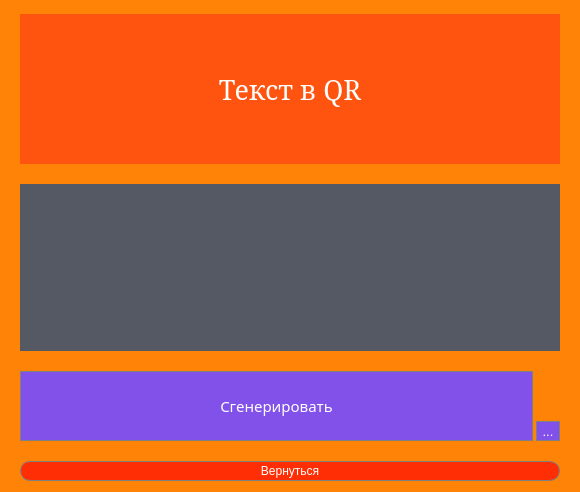
<?xml version="1.0" encoding="UTF-8"?>
<ui version="4.0">
 <class>Form</class>
 <widget class="QWidget" name="Form">
  <property name="geometry">
   <rect>
    <x>0</x>
    <y>0</y>
    <width>580</width>
    <height>492</height>
   </rect>
  </property>
  <property name="windowTitle">
   <string>Form</string>
  </property>
  <property name="styleSheet">
   <string notr="true">QWidget{
	background-color: rgb(255, 131, 6);
	border: 0px solid grey;
}

QScrollBar:vertical {
    background:  white;
    width:10px;
    margin: 0px 0px 0px 0px;
}

QScrollBar::handle:vertical {
    background: rgb(101, 24, 255);
    min-height: 0px;
}

QMenu {
    background-color: white;
    border: 1px solid #4495D1;
    padding: 1px;
}</string>
  </property>
  <layout class="QVBoxLayout" name="verticalLayout_2">
   <property name="spacing">
    <number>20</number>
   </property>
   <property name="leftMargin">
    <number>20</number>
   </property>
   <property name="topMargin">
    <number>0</number>
   </property>
   <property name="rightMargin">
    <number>20</number>
   </property>
   <item>
    <spacer name="verticalSpacer">
     <property name="orientation">
      <enum>Qt::Vertical</enum>
     </property>
     <property name="sizeType">
      <enum>QSizePolicy::Fixed</enum>
     </property>
     <property name="sizeHint" stdset="0">
      <size>
       <width>20</width>
       <height>14</height>
      </size>
     </property>
    </spacer>
   </item>
   <item>
    <widget class="QLabel" name="label">
     <property name="sizePolicy">
      <sizepolicy hsizetype="Preferred" vsizetype="Fixed">
       <horstretch>0</horstretch>
       <verstretch>0</verstretch>
      </sizepolicy>
     </property>
     <property name="minimumSize">
      <size>
       <width>0</width>
       <height>150</height>
      </size>
     </property>
     <property name="font">
      <font>
       <family>MS Serif</family>
       <pointsize>20</pointsize>
      </font>
     </property>
     <property name="styleSheet">
      <string notr="true">background-color: rgb(255, 84, 16);
color: rgb(253, 255, 255)</string>
     </property>
     <property name="text">
      <string>Текст в QR</string>
     </property>
     <property name="alignment">
      <set>Qt::AlignCenter</set>
     </property>
    </widget>
   </item>
   <item>
    <widget class="QTextEdit" name="textEdit">
     <property name="cursor" stdset="0">
      <cursorShape>IBeamCursor</cursorShape>
     </property>
     <property name="styleSheet">
      <string notr="true">QTextEdit{
	background-color: rgb(84, 89, 99);
	color: white;
}

</string>
     </property>
    </widget>
   </item>
   <item>
    <layout class="QVBoxLayout" name="verticalLayout">
     <item>
      <layout class="QGridLayout" name="gridLayout">
       <property name="horizontalSpacing">
        <number>3</number>
       </property>
       <item row="0" column="0" rowspan="2" colspan="2">
        <widget class="QPushButton" name="pushButton">
         <property name="sizePolicy">
          <sizepolicy hsizetype="Minimum" vsizetype="Minimum">
           <horstretch>0</horstretch>
           <verstretch>0</verstretch>
          </sizepolicy>
         </property>
         <property name="minimumSize">
          <size>
           <width>0</width>
           <height>70</height>
          </size>
         </property>
         <property name="font">
          <font>
           <family>Miriam CLM</family>
           <pointsize>11</pointsize>
           <weight>50</weight>
           <bold>false</bold>
          </font>
         </property>
         <property name="cursor">
          <cursorShape>ArrowCursor</cursorShape>
         </property>
         <property name="styleSheet">
          <string notr="true">QPushButton{
	border: 1px solid grey;
	background-color: rgb(130, 81, 234);
	color: white;
}
QPushButton:hover{
	background-color: #9651EA;
	border: 1px solid grey;
	color: white;
}
QPushButton:pressed{
	background-color: #AA38EA;
	border: 1px solid grey;
	color: white;
}</string>
         </property>
         <property name="text">
          <string>Сгенерировать</string>
         </property>
        </widget>
       </item>
       <item row="1" column="2">
        <widget class="QToolButton" name="toolButton">
         <property name="sizePolicy">
          <sizepolicy hsizetype="Maximum" vsizetype="Maximum">
           <horstretch>0</horstretch>
           <verstretch>0</verstretch>
          </sizepolicy>
         </property>
         <property name="font">
          <font>
           <pointsize>10</pointsize>
           <weight>50</weight>
           <bold>false</bold>
          </font>
         </property>
         <property name="styleSheet">
          <string notr="true">QToolButton{
	border: 1px solid grey;
	background-color: rgb(130, 81, 234);
	color: white;
}
QToolButton:hover{
	background-color: #9651EA;
	border: 1px solid grey;
	color: white;
}
QToolButton:pressed{
	background-color: #AA38EA;
	border: 1px solid grey;
	color: white;
}</string>
         </property>
         <property name="text">
          <string>...</string>
         </property>
        </widget>
       </item>
      </layout>
     </item>
     <item>
      <widget class="QPushButton" name="pushButton_2">
       <property name="sizePolicy">
        <sizepolicy hsizetype="Minimum" vsizetype="Fixed">
         <horstretch>0</horstretch>
         <verstretch>0</verstretch>
        </sizepolicy>
       </property>
       <property name="minimumSize">
        <size>
         <width>59</width>
         <height>20</height>
        </size>
       </property>
       <property name="styleSheet">
        <string notr="true">
QPushButton{
	border-radius: 10px;
	border: 1px solid grey;
	background-color: rgb(255, 46, 5);
	color: white;
}
QPushButton:hover{
	background-color:  rgb(255, 16, 5);
	border: 1px solid grey;
	color: white;
}
QPushButton:pressed{
	background-color:  rgb(255, 0, 0);
	border: 1px solid grey;
	color: white;
}</string>
       </property>
       <property name="text">
        <string>Вернуться</string>
       </property>
      </widget>
     </item>
    </layout>
   </item>
  </layout>
 </widget>
 <resources/>
 <connections/>
</ui>
